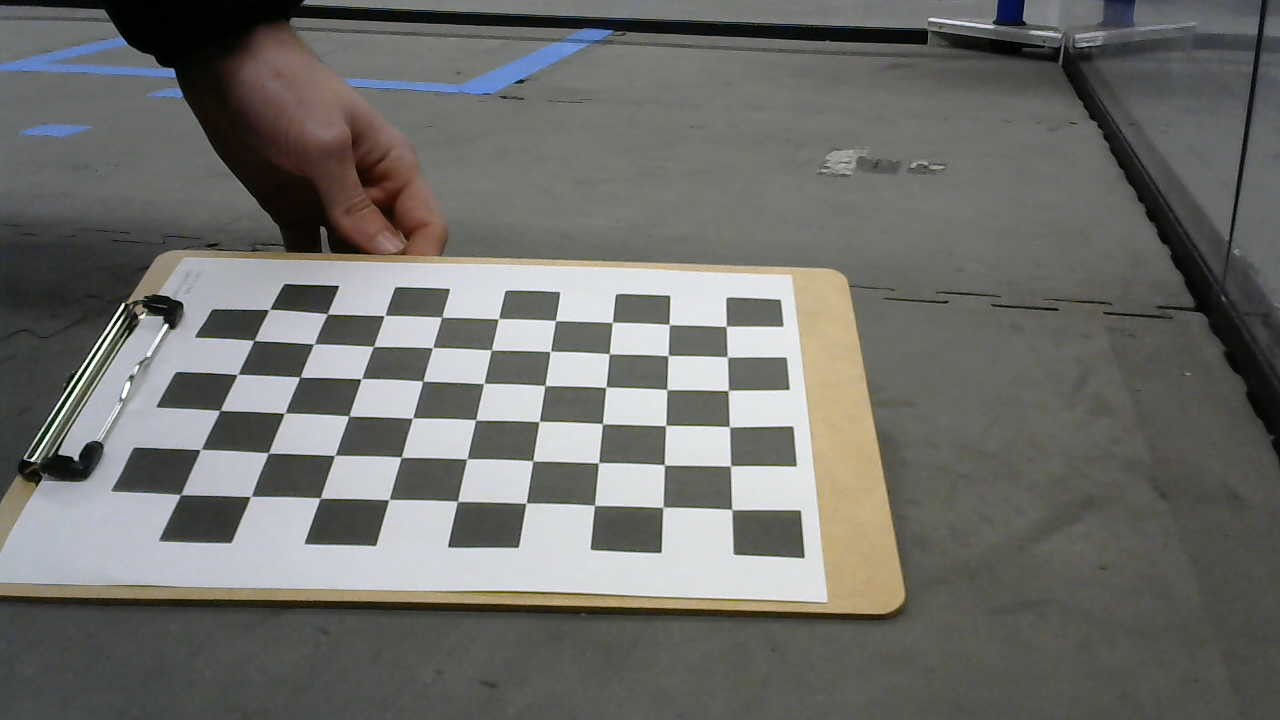
#> input picture WIN_20220105_15_16_11_Pro.jpg, 1280 x 720 px; its folder holds 5 pictures in this run
$ python calculate_camera_values.py
#> lines starting #> are read from the running program, lines starting #| are printed output that depends on the picture; after the words box and inside, x2 and y2 are one past the last pixel; in counts of white or black regions, pixels touching at a corner belong together
import cv2 as cv
import numpy as np
import glob

chessboardSize = (9,6)
frameSize = (640,480)

# termination criteria
criteria = (cv.TERM_CRITERIA_EPS + cv.TERM_CRITERIA_MAX_ITER, 30, 0.001)


# prepare object points, like (0,0,0), (1,0,0), (2,0,0) ....,(6,5,0)
objp = np.zeros((chessboardSize[0] * chessboardSize[1], 3), np.float32)
objp[:,:2] = np.mgrid[0:chessboardSize[0],0:chessboardSize[1]].T.reshape(-1,2)

size_of_chessboard_squares_mm = 25
objp = objp * size_of_chessboard_squares_mm


# Arrays to store object points and image points from all the images.
objpoints = [] # 3d point in real world space
imgpoints = [] # 2d points in image plane.


images = glob.glob('*.jpg')

for image in images:

    img = cv.imread(image)
#> img is the input picture: shape (720, 1280, 3); mean B, G, R 106.4, 109.8, 110.1
    gray = cv.cvtColor(img, cv.COLOR_BGR2GRAY)
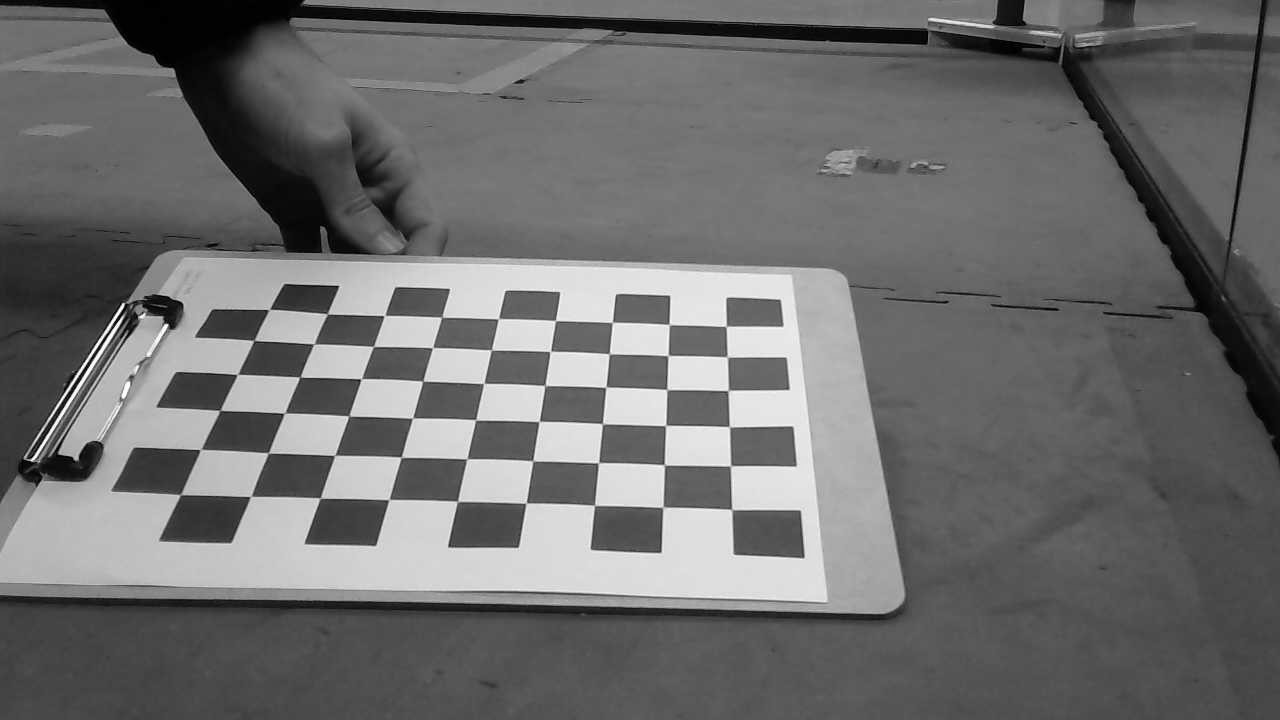
#> gray: shape (720, 1280); min 0, max 255, mean 109.5

    # Find the chess board corners
    ret, corners = cv.findChessboardCorners(gray, chessboardSize, None)
#> ret = True; corners = 54 rows, first 8: [731.5, 509.4], [662.8, 506.9], [594.6, 505.4], [526.3, 502.7], [457.6, 501.5], [389, 499.4], [320.5, 498], [250.1, 496.7]

    # If found, add object points, image points (after refining them)
    if ret == True:

        objpoints.append(objp)
        corners2 = cv.cornerSubPix(gray, corners, (11,11), (-1,-1), criteria)
#> corners2 = 54 rows, first 8: [731.8, 509.5], [662.9, 507.3], [594.5, 505.4], [526, 503.1], [457.5, 501.4], [388.9, 499.5], [320.2, 498.2], [250.7, 496.4]
        imgpoints.append(corners)

        # Draw and display the corners
        cv.drawChessboardCorners(img, chessboardSize, corners2, ret)
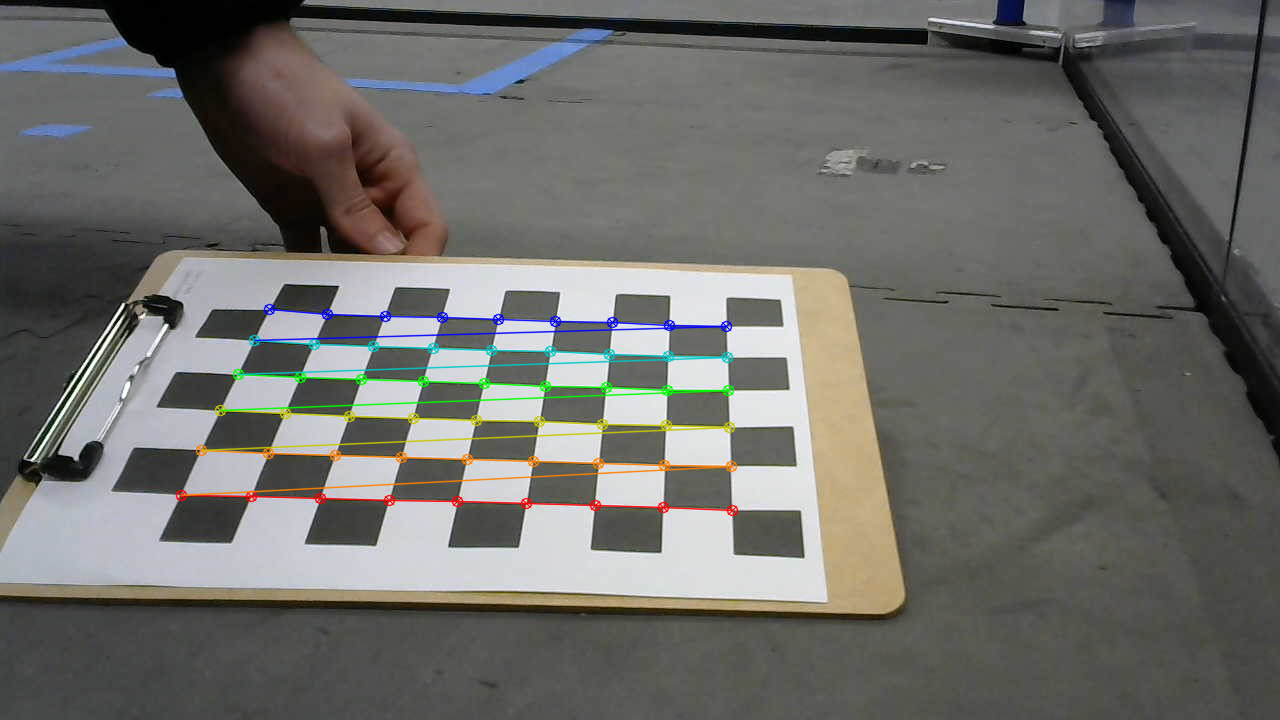
#> img: shape (720, 1280, 3); 2.22% of pixels changed, all inside (x1, y1, x2, y2) = (175, 303, 739, 517)
        cv.imshow('img', img)
        cv.waitKey(0)
#> pass 2 of the loop `for image in images:`:
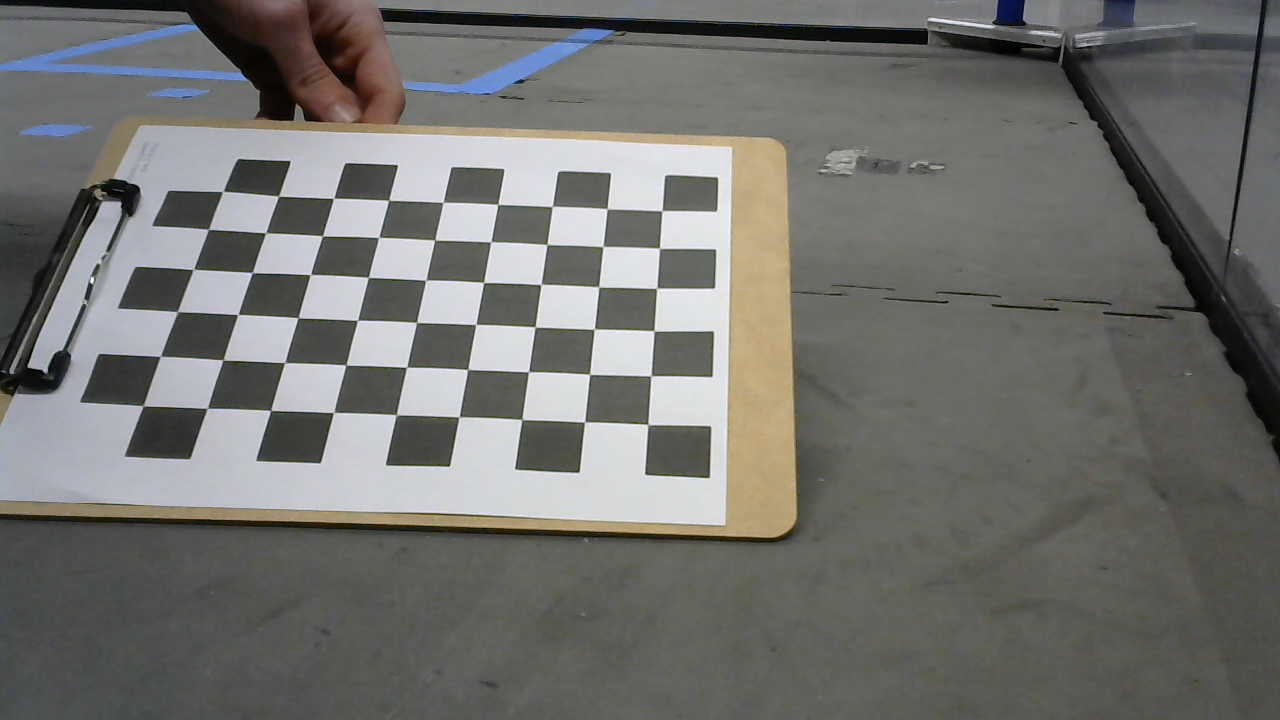
#> input picture WIN_20220105_15_16_16_Pro.jpg, 1280 x 720 px
#> img is the input picture: shape (720, 1280, 3); mean B, G, R 110.1, 113.3, 113.4
#> `gray = cv.cvtColor(img, cv.COLOR_BGR2GRAY)`:
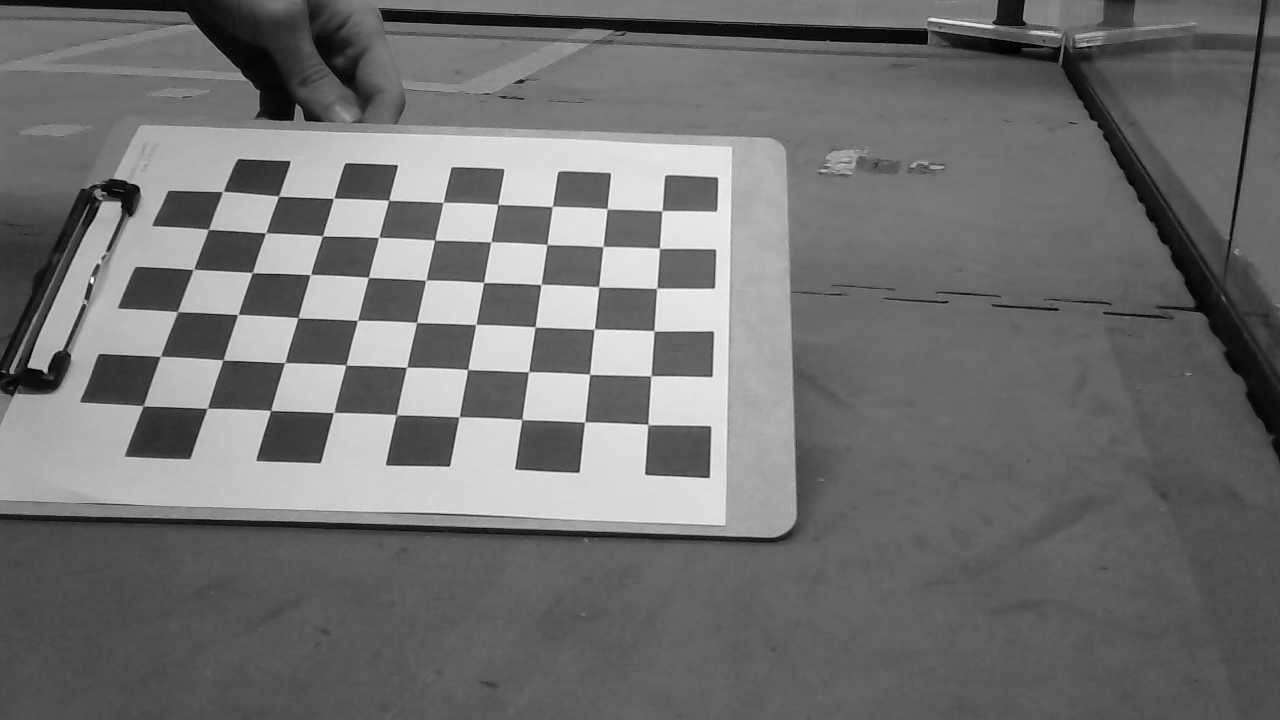
#> gray: shape (720, 1280); min 0, max 254, mean 113
#> corners = 54 rows, first 8: [647.8, 424.2], [584.7, 421.8], [521.8, 419.5], [458.8, 417], [396.6, 414.8], [333.1, 412.7], [270.6, 410.6], [207.6, 408.2]
#> corners2 = 54 rows, first 8: [647.9, 424.5], [584.6, 422.1], [521.8, 419.5], [459.1, 416.9], [396.3, 414.8], [333.6, 412.5], [270.6, 410.4], [207.2, 408.4]
#> `cv.drawChessboardCorners(img, chessboardSize, corners2, ret)`:
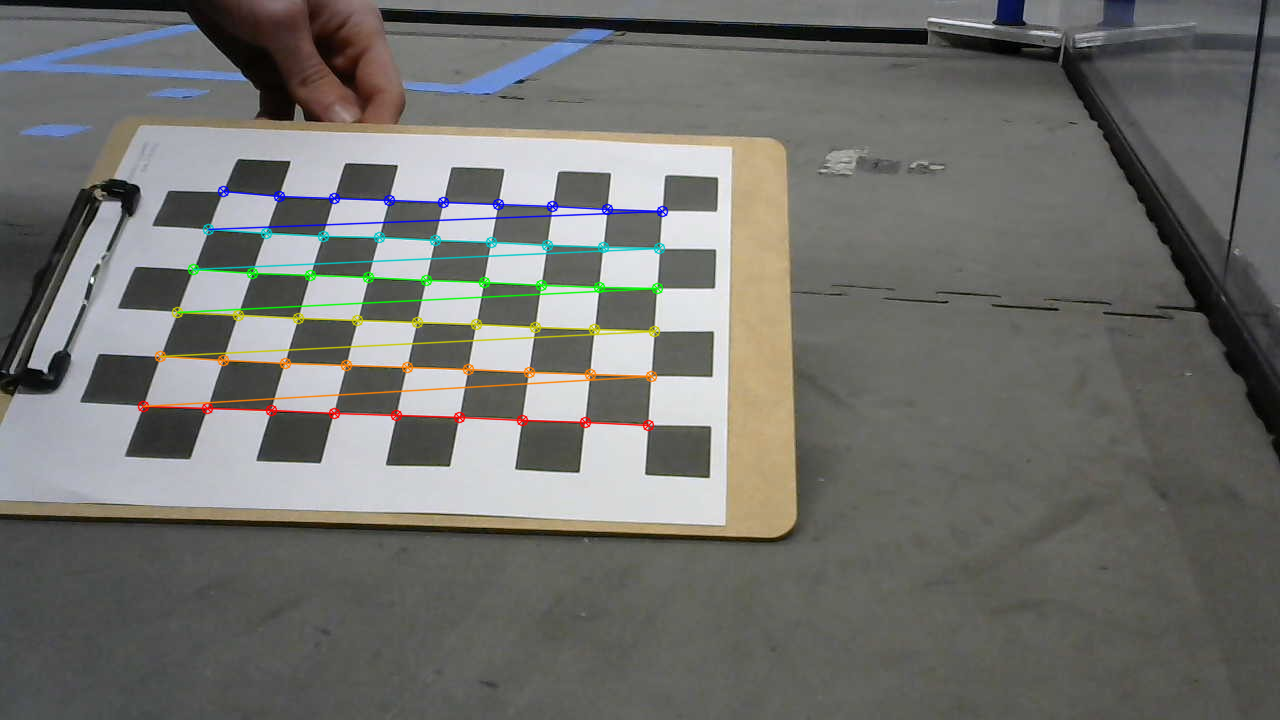
#> img: shape (720, 1280, 3); 2.14% of pixels changed, all inside (x1, y1, x2, y2) = (137, 185, 669, 432)
#> pass 3 of the loop `for image in images:`:
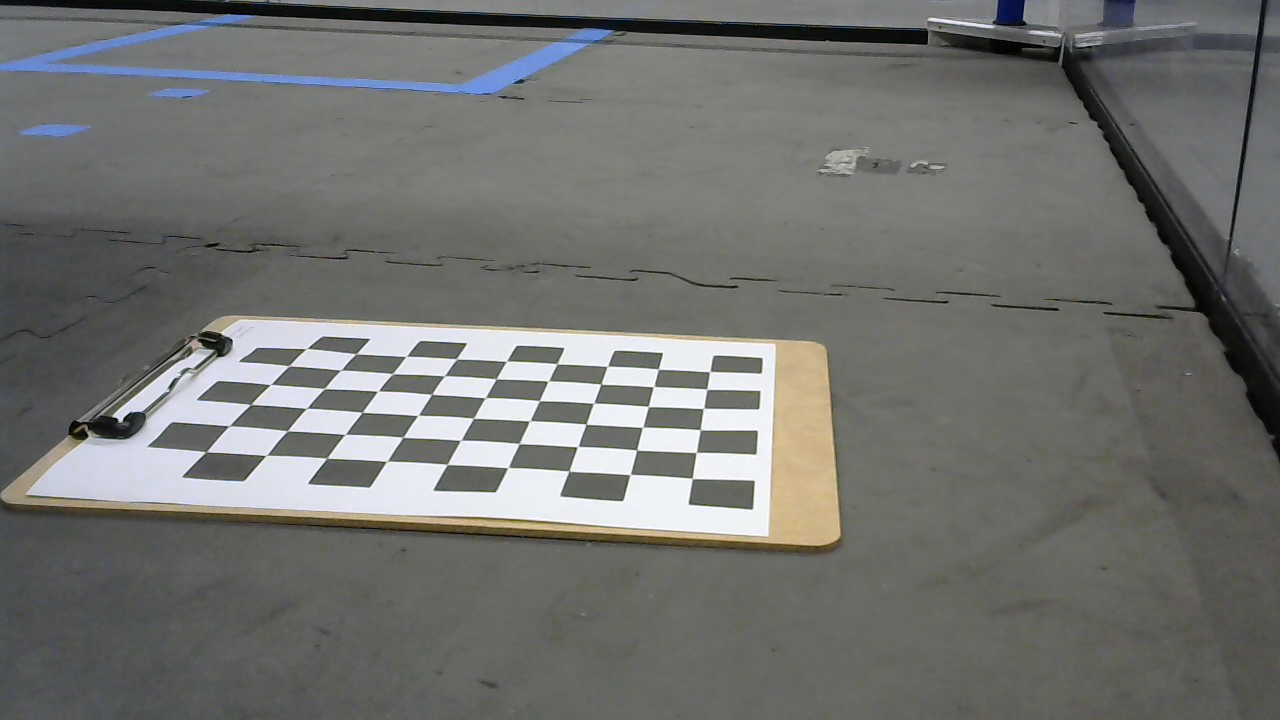
#> input picture WIN_20220105_15_16_22_Pro.jpg, 1280 x 720 px
#> img is the input picture: shape (720, 1280, 3); mean B, G, R 111.1, 113.8, 113
#> `gray = cv.cvtColor(img, cv.COLOR_BGR2GRAY)`:
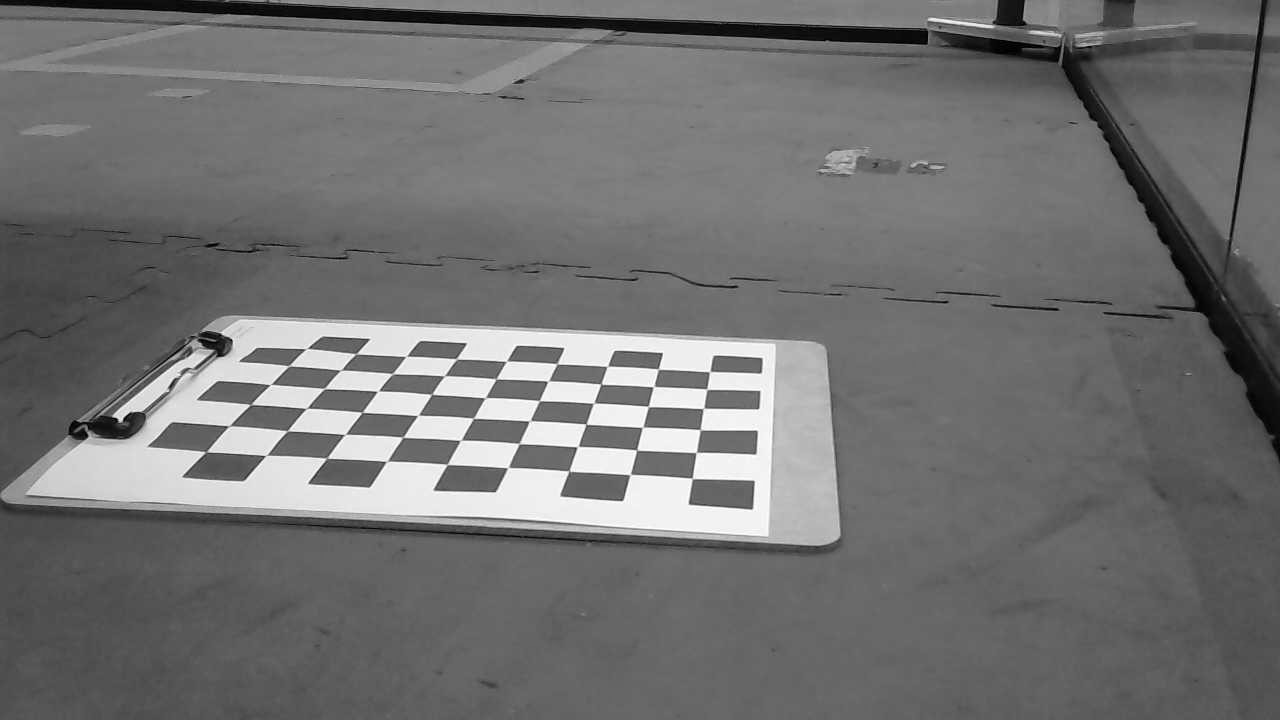
#> gray: shape (720, 1280); min 0, max 255, mean 113.2
#> corners = 54 rows, first 8: [692.2, 478.3], [630.3, 474.5], [569.3, 470.6], [507.7, 467.7], [447, 464.6], [385.9, 461.6], [326.7, 457.7], [265.4, 455.7]
#> corners2 = 54 rows, first 8: [692.3, 478.4], [630.1, 474.5], [568.9, 471.2], [508, 467.6], [447.2, 464.4], [386.8, 461.3], [326.8, 458.2], [266.2, 455.4]
#> `cv.drawChessboardCorners(img, chessboardSize, corners2, ret)`:
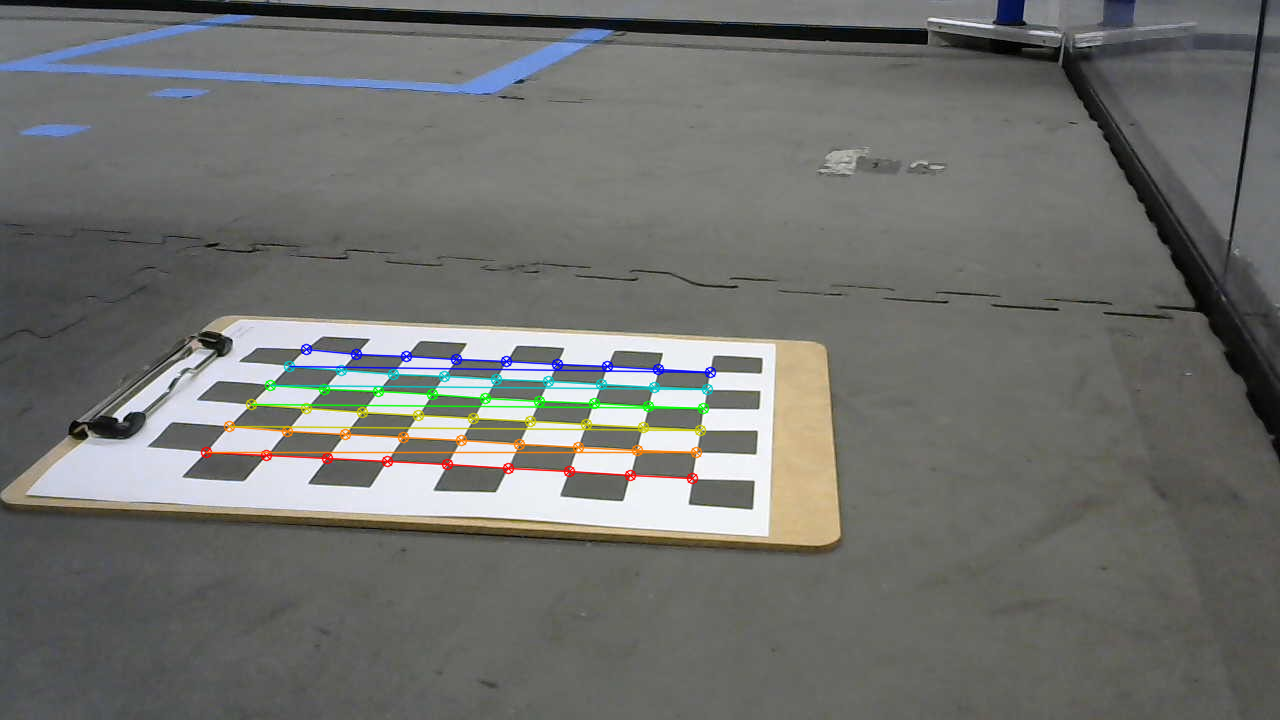
#> img: shape (720, 1280, 3); 1.97% of pixels changed, all inside (x1, y1, x2, y2) = (200, 343, 717, 485)
#> the loop made 5 passes; the first 3 are shown


cv.destroyAllWindows()


############## CALIBRATION #######################################################

ret, cameraMatrix, dist, rvecs, tvecs = cv.calibrateCamera(objpoints, imgpoints, frameSize, None, None)

image = "WIN_20220111_21_37_44_Pro.jpg"
img = cv.imread(image)
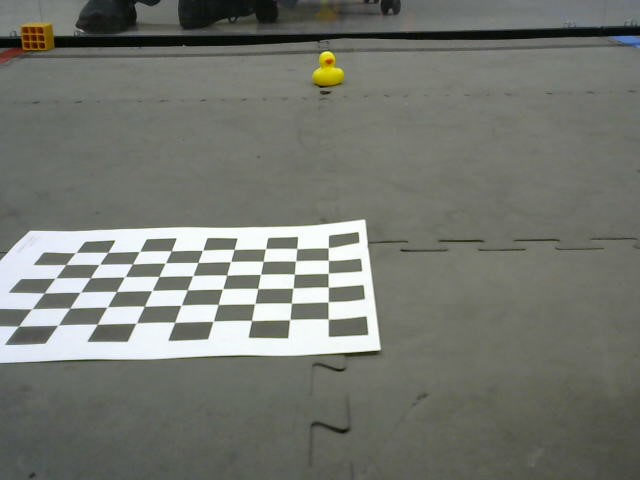
#> input picture WIN_20220111_21_37_44_Pro.jpg, 640 x 480 px
#> img is the input picture: shape (480, 640, 3); mean B, G, R 111.9, 118.9, 116.4
gray = cv.cvtColor(img,cv.COLOR_BGR2GRAY)
#> gray: shape (480, 640)
ret, corners = cv.findChessboardCorners(gray, (9,6),None)
corners2 = cv.cornerSubPix(gray,corners,(11,11),(-1,-1), criteria)
ret, rotation_vector, translation_vector = cv.solvePnP(objp, corners2, cameraMatrix, dist)

rotation_matrix = cv.Rodrigues(rotation_vector)
rotation_matrix = rotation_matrix[0]

cv.drawFrameAxes(img, cameraMatrix, dist, rotation_vector, translation_vector, 150)
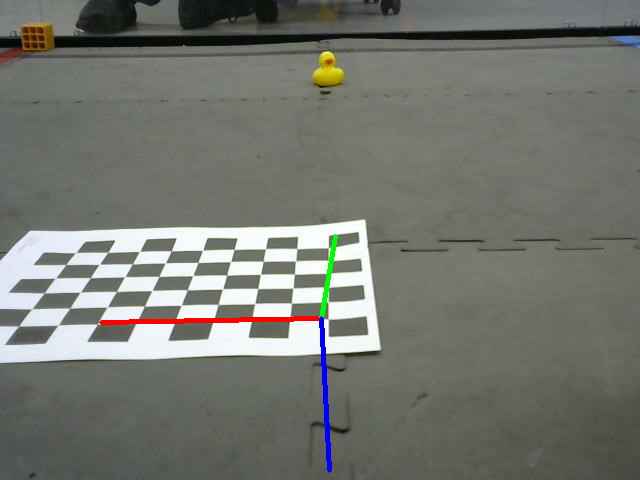
#> img: shape (480, 640, 3); 0.74% of pixels changed, all inside (x1, y1, x2, y2) = (99, 234, 338, 473)
cv.imshow('img', img)
cv.waitKey(0)
cv.destroyAllWindows()

print("TRANSLATION_VECTOR: ", translation_vector)
print("ROTATION_MATRIX: ", rotation_matrix)
print("CAMERA_MATRIX: ", cameraMatrix)
